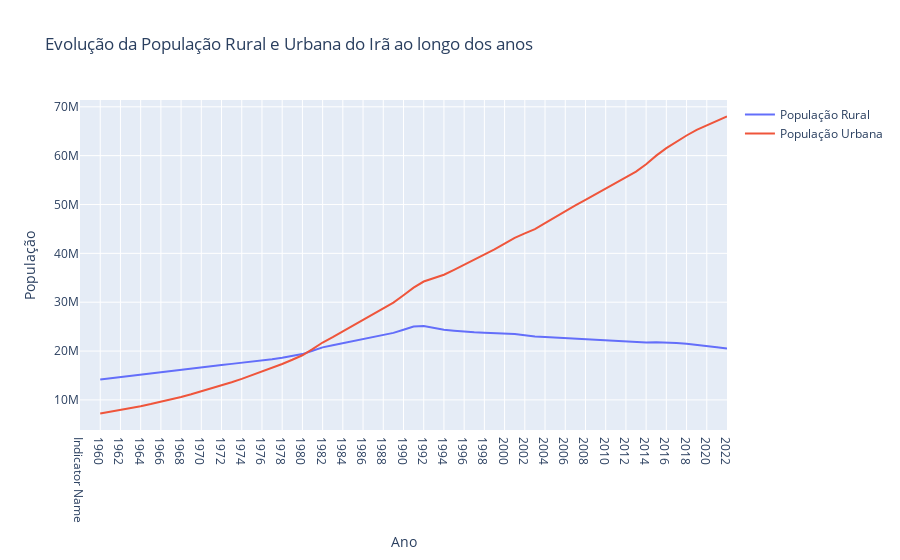

Write notebook code for a chart like this one.
### Code cell
#Agora vamos sobrepor os dois graficos
fig = go.Figure(
    data=[
        go.Scatter(x=evoluçao_pop_rural.index, y=evoluçao_pop_rural['População Rural'], name="População Rural"),
        go.Scatter(x=evoluçao_pop_urbana.index, y=evoluçao_pop_urbana['População Urbana'], name="População Urbana")
    ],
    layout=go.Layout(
        title="Evolução da População Rural e Urbana do Irã ao longo dos anos",
        yaxis_title="População",
        xaxis_title="Ano"
    )
)
fig.show()
